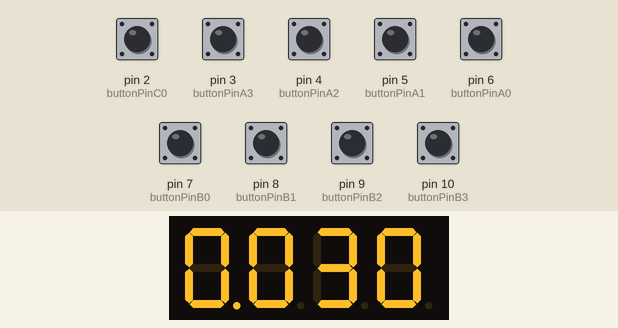
Simulated run of this sketch. Board: Arduino Mega 2560, built with avr-gcc and run on an emulated ATmega2560. Shown: 4-digit seven-segment display. Inputs (shaded band) come from the test bench; at power-on: pin 3 (buttonPinA3), pin 4 (buttonPinA2), pin 5 (buttonPinA1), pin 6 (buttonPinA0), pin 7 (buttonPinB0), pin 8 (buttonPinB1), pin 9 (buttonPinB2), pin 10 (buttonPinB3) HIGH, pin 2 (buttonPinC0) LOW.

Above: at 1.2 s.
1.3 s: pin 2 (buttonPinC0) pulled HIGH for 0.15 s
At 1.37 s:
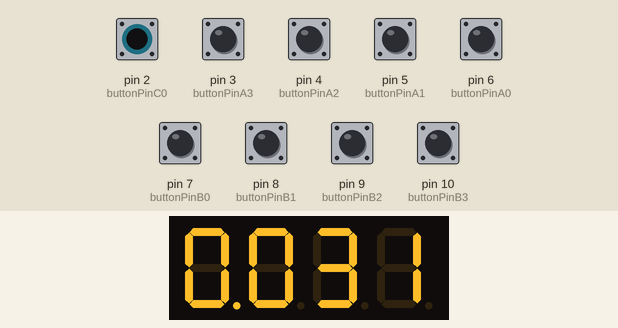
2.9 s: pin 3 (buttonPinA3) pulled LOW for 0.15 s
At 2.97 s:
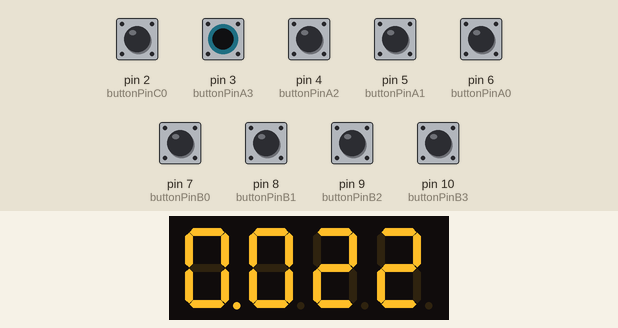
4.5 s: pin 4 (buttonPinA2) pulled LOW for 0.15 s
At 4.57 s:
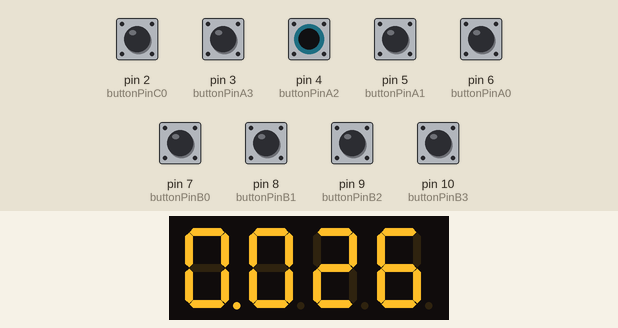
6.1 s: pin 5 (buttonPinA1) pulled LOW for 0.15 s
7.7 s: pin 6 (buttonPinA0) pulled LOW for 0.15 s
At 7.77 s:
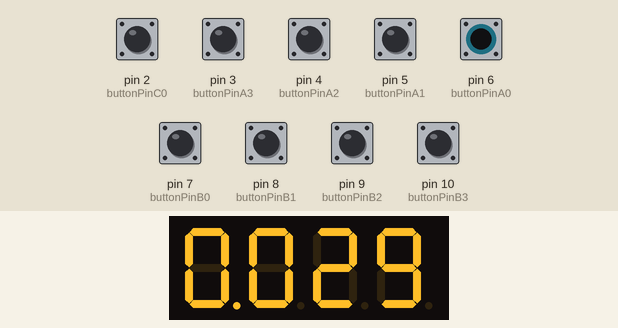
Timing chart, 0 to 10.3 s (numbered marks = the images above; inputs shaded):
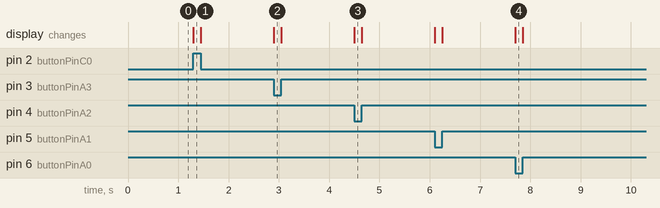

The sketch:

4-bit-adder.ino
```cpp
#include "SevSeg.h"
#include <math.h>

int buttonPinA0 = 6;
int buttonPinA1 = 5;
int buttonPinA2 = 4;
int buttonPinA3 = 3;
int buttonPinB0 = 7;
int buttonPinB1 = 8;
int buttonPinB2 = 9;
int buttonPinB3 = 10;
int buttonPinC0 = 2;

SevSeg sevseg;

void setup() {
  pinMode(buttonPinA0, INPUT_PULLUP);
  pinMode(buttonPinA1, INPUT_PULLUP);
  pinMode(buttonPinA2, INPUT_PULLUP);
  pinMode(buttonPinA3, INPUT_PULLUP);
  pinMode(buttonPinB0, INPUT_PULLUP);
  pinMode(buttonPinB1, INPUT_PULLUP);
  pinMode(buttonPinB2, INPUT_PULLUP);
  pinMode(buttonPinB3, INPUT_PULLUP);

  byte numDigits = 4;
  byte digitPins[] = {53, 51, 49, 47};
  byte segmentPins[] = {52, 50, 48, 46, 44, 42, 40};
  bool resistorsOnSegments = 0;

  sevseg.begin(COMMON_CATHODE, numDigits, digitPins, segmentPins, resistorsOnSegments);
  sevseg.setBrightness(90);
}

void loop() {

  int decimal = 0, base = 1, remainder, num = 0, carry = 0;
  int eS0 = 0, eS1 = 0, eS2 = 0, eS3 = 0;

  int eA0 = digitalRead(buttonPinA0);
  int eA1 = digitalRead(buttonPinA1);
  int eA2 = digitalRead(buttonPinA2);
  int eA3 = digitalRead(buttonPinA3);

  int eB0 = digitalRead(buttonPinB0);
  int eB1 = digitalRead(buttonPinB1);
  int eB2 = digitalRead(buttonPinB2);
  int eB3 = digitalRead(buttonPinB3);
  int eC0 = digitalRead(buttonPinC0);

  eS0  = eA0 ^ eB0 ^ eC0;
  carry = ((eA0 ^ eB0) && eC0) | (eA0 & eB0);

  eS1  = eA1 ^ eB1 ^ carry;
  carry = ((eA1^ eB1) && carry) | (eA1 & eB1);

  eS2  = eA2 ^ eB2 ^ carry;
  carry = ((eA2 ^ eB2) && carry) | (eA2 & eB2);

  eS3  = eA3 ^ eB3 ^ carry;
  carry = ((eA3 ^ eB3) && carry) | (eA3 & eB3);

  num = concatenate(carry, eS3);
  num = concatenate(num, eS2);
  num = concatenate(num, eS1);
  num = concatenate(num, eS0);

  int temp = num;

 while(temp > 0) {
      remainder = temp % 10;
      decimal = decimal + remainder * base;
      temp = temp / 10;
      base = base * 2;
  }

  sevseg.setNumber(decimal, 3);
  sevseg.refreshDisplay();
}

unsigned concatenate(unsigned x, unsigned y) {
    unsigned pow = 10;
    while(y >= pow)
        pow *= 10;
    return x * pow + y;
}
```

Measured:
- after the input at 1.3 s, the display: changes at once (image 1)
- after the input at 2.9 s, the display: changes at once (image 2)
- after the input at 4.5 s, the display: changes at once (image 3)
- after the input at 7.7 s, the display: changes at once (image 4)
